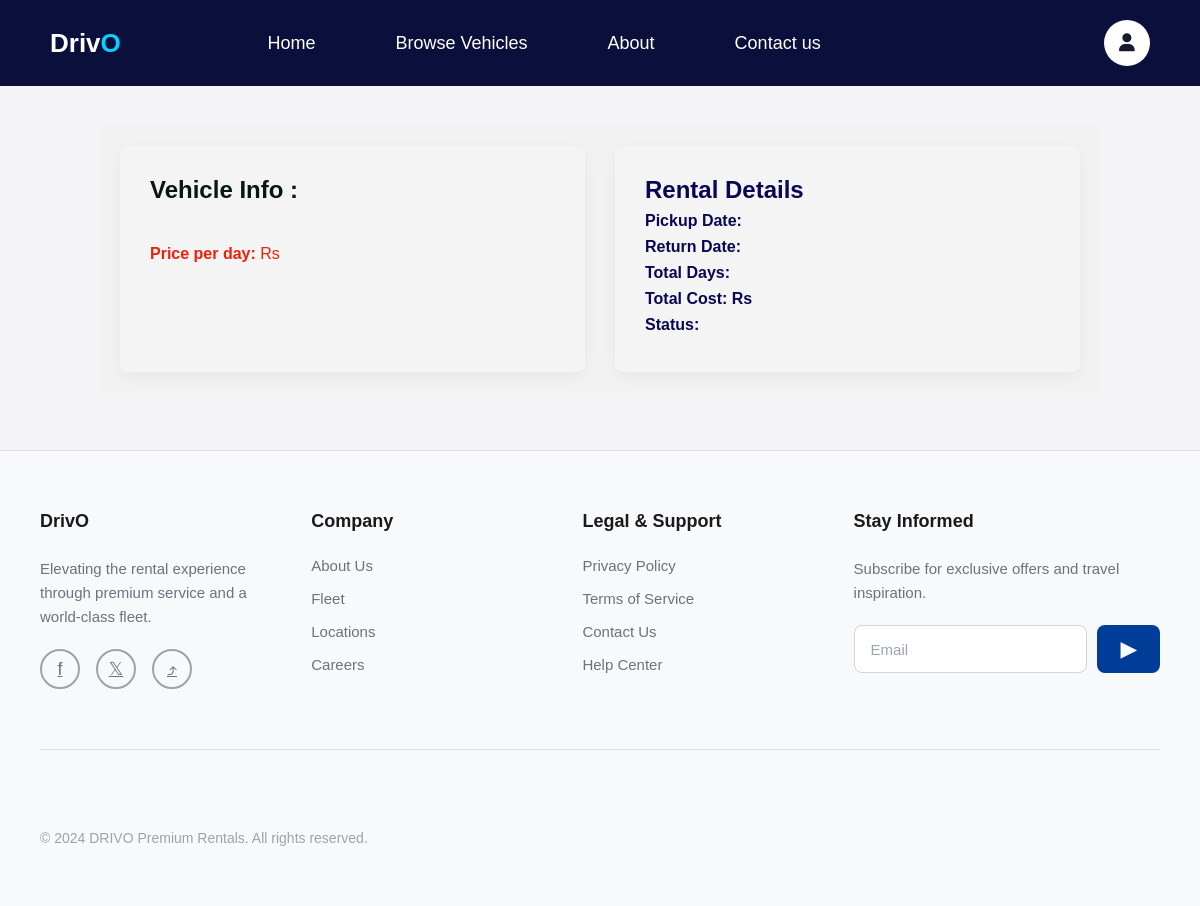
The app's page /booking/32/ (signed in), older data.
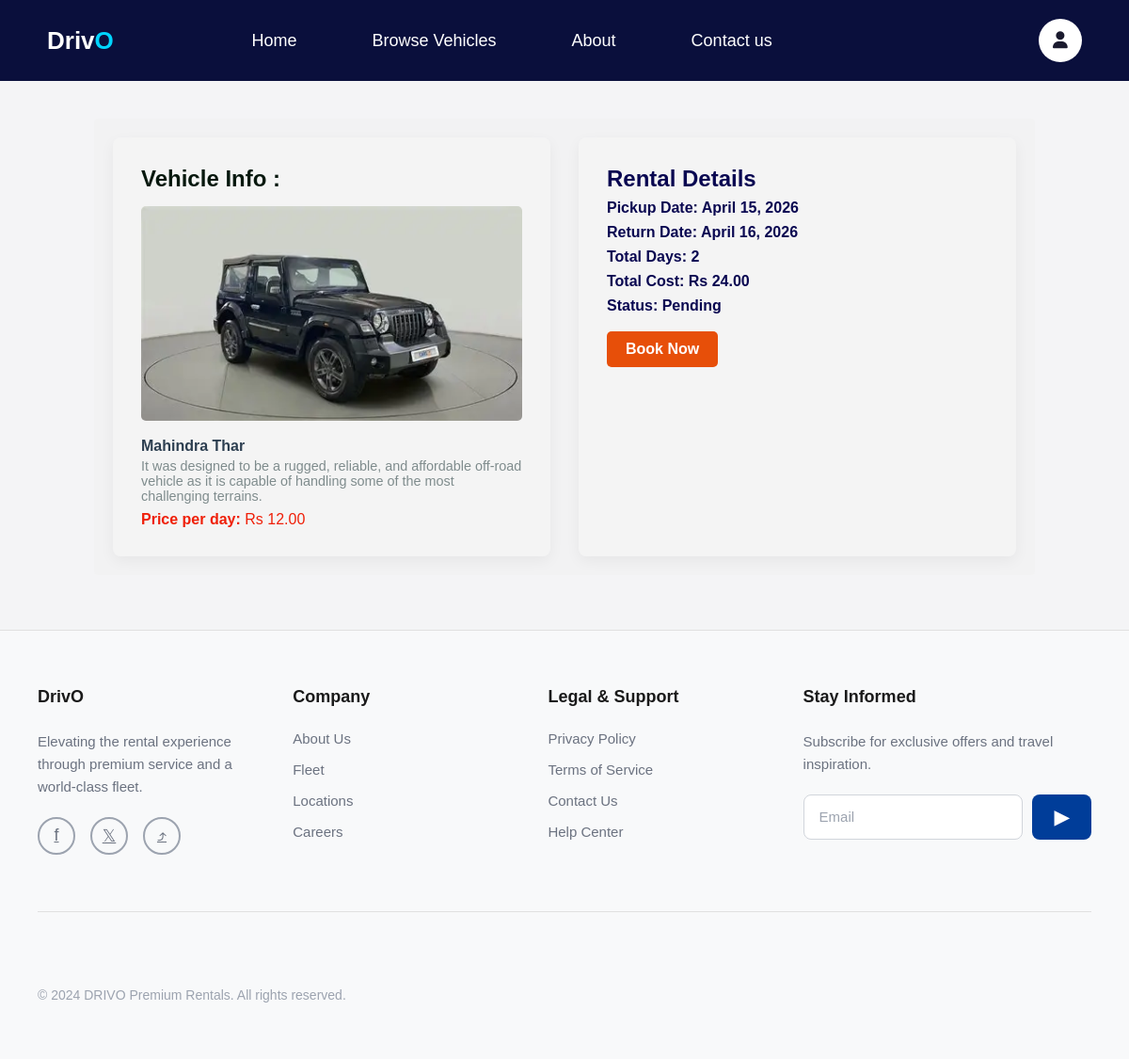
The same page, newer data.
### rentingsystem/models.py (models this page shows, shortened)
class Booking(models.Model):
    STATUS_CHOICES = (
        ('pending', 'Pending'),
        ('confirmed', 'Confirmed'),
        ('cancelled', 'Cancelled'),
    )
    user = models.ForeignKey(User, on_delete=models.CASCADE, related_name='bookings')
    vehicle = models.ForeignKey(Vehicle, on_delete=models.CASCADE, related_name='bookings')
    start_date = models.DateField()
    end_date = models.DateField()
    start_time = models.TimeField(null=True, blank=True)
    end_time = models.TimeField(null=True, blank=True)
    total_days = models.PositiveIntegerField(default=1)
    total_cost = models.DecimalField(max_digits=10, decimal_places=2, default=0)
    status = models.CharField(max_length=10, choices=STATUS_CHOICES, default='pending')
    created_at = models.DateTimeField(auto_now_add=True)
    class Meta:
        ordering = ['-created_at']

class Vehicle(models.Model):
    category = models.ForeignKey(Category, on_delete=models.CASCADE, related_name='vehicles')
    name = models.CharField(max_length=100)
    price_per_day = models.DecimalField(max_digits=10, decimal_places=2)
    image = models.ImageField(upload_to='vehicle')
    is_available=models.BooleanField(default=True)
    description=models.TextField(blank=True)
    created_at=models.DateTimeField(auto_now_add=True)

### rentingsystem/views.py (the view)
# urls.py: path('booking/<int:booking_id>/', views.booking_details, name='booking-details'),
@login_required
def booking_details(request, booking_id):
    booking = Booking.objects.filter(id=booking_id, user=request.user).first()
    return render(request, 'rentingsystem/booking_detail.html', {'booking': booking})

### rentingsystem/templates/rentingsystem/booking_detail.html (shortened to what this page needs)
{% extends 'base.html' %}
{% block main_content %}
<div class="booking-details-container">
    <div class="vehicle-info">
        <h2>Vehicle Info : </h2>
        <img src="{{ booking.vehicle.image.url }}" alt="{{ booking.vehicle.name }}">
        <p class="name"><strong>{{ booking.vehicle.name }}</strong></p>
        <p class="description">{{ booking.vehicle.description }}</p>
        <p class="price"><strong>Price per day:</strong> Rs {{ booking.vehicle.price_per_day }}</p>
    </div>
    <div class="rental-details">
        <h2>Rental Details</h2>
        <p><strong>Pickup Date:</strong> {{ booking.start_date }}</p>
        <p><strong>Return Date:</strong> {{ booking.end_date }}</p>
        <p><strong>Total Days:</strong> {{ booking.total_days }}</p>
        <p><strong>Total Cost:</strong> Rs {{ booking.total_cost }}</p>
        <p><strong>Status:</strong> {{ booking.status|capfirst }}</p>
        {% if booking.status == 'pending' %}
        <form method="POST" action="#">
            <a href="{% url 'process-payment' booking.id %}" class="book-now-btn">Book Now</a>
        </form>
        {% endif %}
    </div>
</div>
{% endblock %}

Row changes from the older to the newer data that the page shows:
added Booking: vehicle.image (picture), vehicle.name "Mahindra Thar", vehicle.description "It was designed to be a rugged, reliable, and affordable off-road vehicle as it is capable of handling some of the most challenging terrains.", vehicle.price_per_day "12.00", start_date "April 15, 2026", end_date "April 16, 2026", total_days "2", total_cost "24.00", status "Pending"
Text that changed along with them:
text now shown: "Book Now"
